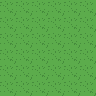

Tiled map render using the project's own tile images. Description and the whole map definition, tile-layer contents included, below:
An orthogonal 6x6 tile map with 16x16 px tiles, 1 tile layer (ground) and 1 object (warp).

<map version="1.10" tiledversion="1.10.2" orientation="orthogonal" renderorder="right-down" width="6" height="6" tilewidth="16" tileheight="16" infinite="0" nextlayerid="3" nextobjectid="2">
 <properties>
  <property name="bgm" value="house" />
 </properties>
 <tileset firstgid="1" source="../tilesets/overworld.tsx" />
 <layer id="1" name="ground" width="6" height="6">
  <data encoding="csv">
1,1,1,1,1,1,
1,1,1,1,1,1,
1,1,1,1,1,1,
1,1,1,1,1,1,
1,1,1,1,1,1,
1,1,1,1,1,1
</data>
 </layer>
 <objectgroup id="2" name="objects">
  <object id="1" name="to_town" type="warp" x="32" y="80" width="16" height="16">
   <properties>
    <property name="to_map" value="town" />
    <property name="to_x" type="int" value="9" />
    <property name="to_y" type="int" value="7" />
    <property name="facing" value="up" />
   </properties>
  </object>
 </objectgroup>
</map>
